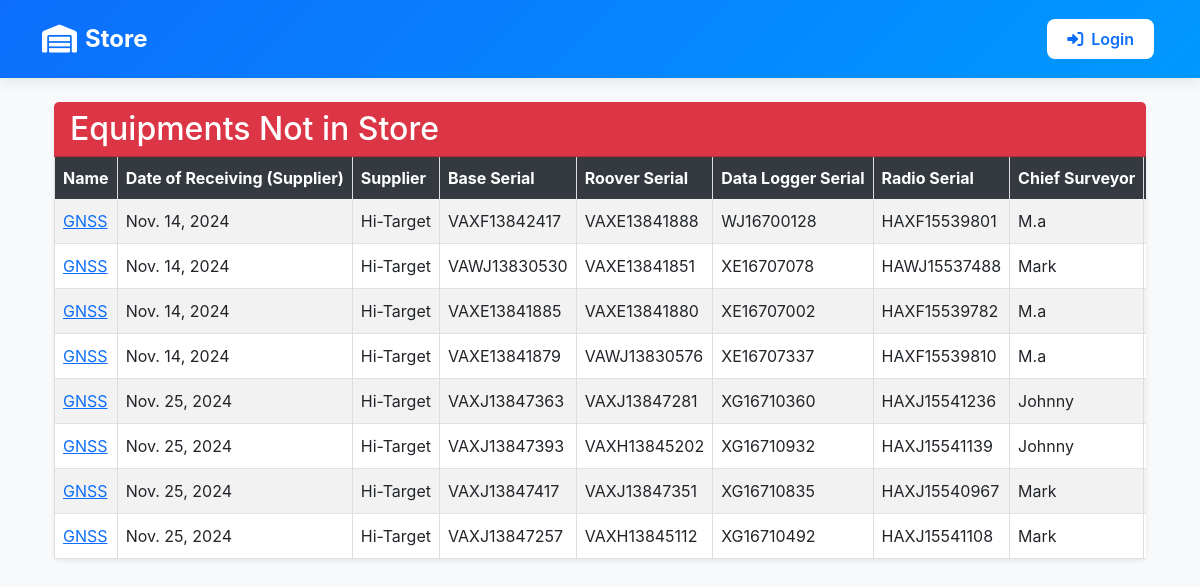
/store_field/, run on an earlier commit of the app's database.
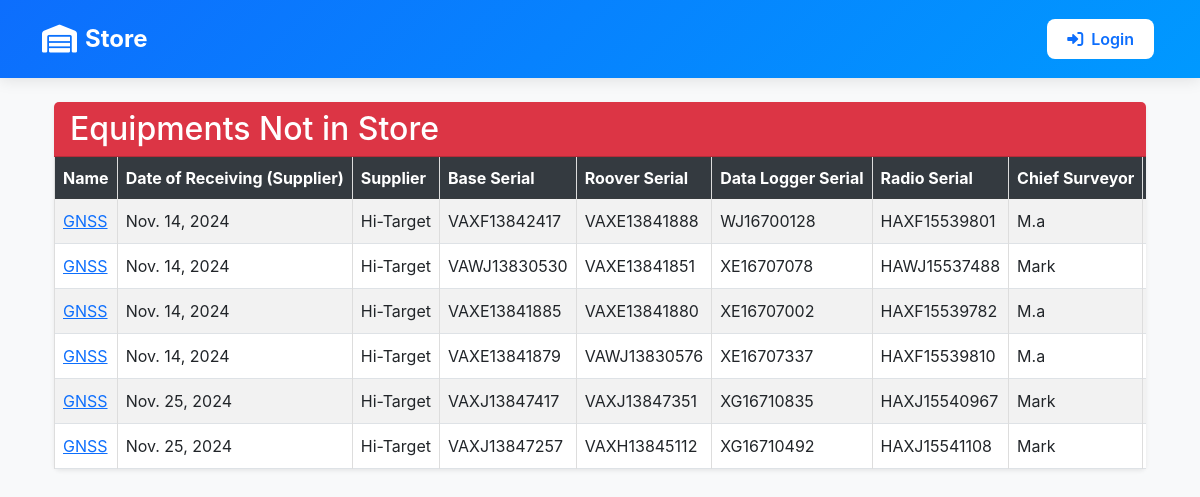
And on a later commit of the database.
### inventory/models.py (models this page shows, shortened)
class EquipmentsInSurvey(models.Model):
    name = models.CharField(max_length=100)
    date_of_receiving_from_supplier = models.DateField()
    supplier = models.CharField(max_length=20)
    base_serial = models.CharField(max_length=100)
    roover_serial = models.CharField(max_length=100)
    data_logger_serial = models.CharField(max_length=100)
    radio_serial = models.CharField(max_length=100)
    chief_surveyor = models.ForeignKey(User, on_delete=models.CASCADE, null=True)
    surveyor_responsible = models.CharField(max_length=100, null=True)
    project = models.CharField(max_length=20)
    section = models.CharField(max_length=100)
    date_receiving_from_department = models.DateField()
    status = models.CharField(choices=[('In Store', 'In Store'), ('In Field', 'In Field'), ('With Chief Surveyor', 'With Chief Surveyor'), ('Returning', 'Returning')], max_length=100, default='In Store')

### inventory/views.py (the view)
# urls.py: path('store_field/', store_field, name='store_field'),
def store_field(request):
    data = EquipmentsInSurvey.objects.filter(status__in=['In Field', 'With Chief Surveyor'])
    return render(request, 'inventory/store_field.html', {'data': data})

### inventory/context_processors.py (called while the page is built)
def is_admin(request):
    return {'is_admin': request.user.is_authenticated and request.user.is_superuser}

### inventory/templates/inventory/store_field.html (shortened to what this page needs)
{% extends 'base/base_dashboard.html' %}
{% block content %}
<div class="container-fluid mt-4">
    <div class="card shadow-sm border-0">
        <div class="card-header bg-danger text-white">
            <h2 class="mb-0">Equipments Not in Store</h2>
        </div>
        <div class="card-body p-0">
            <div class="table-responsive" style="overflow-x: auto; -webkit-overflow-scrolling: touch;">
                <table class="table table-striped table-hover table-bordered align-middle mb-0">
                    <thead class="table-dark">
                        <tr>
                            <th>Name</th>
                            <th>Date of Receiving (Supplier)</th>
                            <th>Supplier</th>
                            <th>Base Serial</th>
                            <th>Roover Serial</th>
                            <th>Data Logger Serial</th>
                            <th>Radio Serial</th>
                            <th>Chief Surveyor</th>
                            <th>Surveyor Responsible</th>
                        </tr>
                    </thead>
                    <tbody>
                        {% for info in data %}
                        <tr>
                            <td><a href="{% url 'equipment_detail' info.id %}">{{ info.name }}</a></td>
                            <td>{{ info.date_of_receiving_from_supplier }}</td>
                            <td>{{ info.supplier }}</td>
                            <td>{{ info.base_serial }}</td>
                            <td>{{ info.roover_serial }}</td>
                            <td>{{ info.data_logger_serial }}</td>
                            <td>{{ info.radio_serial }}</td>
                            <td>{{ info.chief_surveyor }}</td>
                            <td>
                            </td>
                        </tr>
                        {% endfor %}
                    </tbody>
                </table>
            </div>
        </div>
    </div>
</div>
{% endblock %}

What changed in the data, as far as the page shows it:
no longer on this page (row edited): EquipmentsInSurvey: name "GNSS", date_of_receiving_from_supplier "Nov. 25, 2024", supplier "Hi-Target", base_serial "VAXJ13847363", roover_serial "VAXJ13847281", data_logger_serial "XG16710360", radio_serial "HAXJ15541236", chief_surveyor "Johnny"
no longer on this page (row edited): EquipmentsInSurvey: name "GNSS", date_of_receiving_from_supplier "Nov. 25, 2024", supplier "Hi-Target", base_serial "VAXJ13847393", roover_serial "VAXH13845202", data_logger_serial "XG16710932", radio_serial "HAXJ15541139", chief_surveyor "Johnny"
